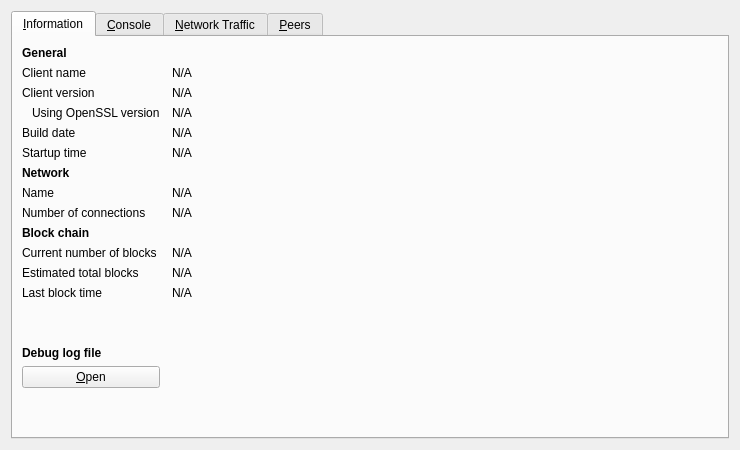
<?xml version="1.0" encoding="UTF-8"?>
<ui version="4.0">
 <class>RPCConsole</class>
 <widget class="QDialog" name="RPCConsole">
  <property name="geometry">
   <rect>
    <x>0</x>
    <y>0</y>
    <width>740</width>
    <height>450</height>
   </rect>
  </property>
  <property name="windowTitle">
   <string>Debug window</string>
  </property>
  <layout class="QVBoxLayout" name="verticalLayout_2">
   <item>
    <widget class="QTabWidget" name="tabWidget">
     <property name="currentIndex">
      <number>0</number>
     </property>
     <widget class="QWidget" name="tab_info">
      <attribute name="title">
       <string>&amp;Information</string>
      </attribute>
      <layout class="QGridLayout" name="gridLayout" columnstretch="0,1">
       <property name="horizontalSpacing">
        <number>12</number>
       </property>
       <item row="0" column="0">
        <widget class="QLabel" name="label_9">
         <property name="font">
          <font>
           <weight>75</weight>
           <bold>true</bold>
          </font>
         </property>
         <property name="text">
          <string>General</string>
         </property>
        </widget>
       </item>
       <item row="1" column="0">
        <widget class="QLabel" name="label_5">
         <property name="text">
          <string>Client name</string>
         </property>
        </widget>
       </item>
       <item row="1" column="1">
        <widget class="QLabel" name="clientName">
         <property name="cursor">
          <cursorShape>IBeamCursor</cursorShape>
         </property>
         <property name="text">
          <string>N/A</string>
         </property>
         <property name="textFormat">
          <enum>Qt::PlainText</enum>
         </property>
         <property name="textInteractionFlags">
          <set>Qt::LinksAccessibleByMouse|Qt::TextSelectableByKeyboard|Qt::TextSelectableByMouse</set>
         </property>
        </widget>
       </item>
       <item row="2" column="0">
        <widget class="QLabel" name="label_6">
         <property name="text">
          <string>Client version</string>
         </property>
        </widget>
       </item>
       <item row="2" column="1">
        <widget class="QLabel" name="clientVersion">
         <property name="cursor">
          <cursorShape>IBeamCursor</cursorShape>
         </property>
         <property name="text">
          <string>N/A</string>
         </property>
         <property name="textFormat">
          <enum>Qt::PlainText</enum>
         </property>
         <property name="textInteractionFlags">
          <set>Qt::LinksAccessibleByMouse|Qt::TextSelectableByKeyboard|Qt::TextSelectableByMouse</set>
         </property>
        </widget>
       </item>
       <item row="3" column="0">
        <widget class="QLabel" name="label_14">
         <property name="text">
          <string>Using OpenSSL version</string>
         </property>
         <property name="indent">
          <number>10</number>
         </property>
        </widget>
       </item>
       <item row="3" column="1">
        <widget class="QLabel" name="openSSLVersion">
         <property name="cursor">
          <cursorShape>IBeamCursor</cursorShape>
         </property>
         <property name="text">
          <string>N/A</string>
         </property>
         <property name="textFormat">
          <enum>Qt::PlainText</enum>
         </property>
         <property name="textInteractionFlags">
          <set>Qt::LinksAccessibleByMouse|Qt::TextSelectableByKeyboard|Qt::TextSelectableByMouse</set>
         </property>
        </widget>
       </item>
       <item row="4" column="0">
        <widget class="QLabel" name="label_12">
         <property name="text">
          <string>Build date</string>
         </property>
        </widget>
       </item>
       <item row="4" column="1">
        <widget class="QLabel" name="buildDate">
         <property name="cursor">
          <cursorShape>IBeamCursor</cursorShape>
         </property>
         <property name="text">
          <string>N/A</string>
         </property>
         <property name="textFormat">
          <enum>Qt::PlainText</enum>
         </property>
         <property name="textInteractionFlags">
          <set>Qt::LinksAccessibleByMouse|Qt::TextSelectableByKeyboard|Qt::TextSelectableByMouse</set>
         </property>
        </widget>
       </item>
       <item row="5" column="0">
        <widget class="QLabel" name="label_13">
         <property name="text">
          <string>Startup time</string>
         </property>
        </widget>
       </item>
       <item row="5" column="1">
        <widget class="QLabel" name="startupTime">
         <property name="cursor">
          <cursorShape>IBeamCursor</cursorShape>
         </property>
         <property name="text">
          <string>N/A</string>
         </property>
         <property name="textFormat">
          <enum>Qt::PlainText</enum>
         </property>
         <property name="textInteractionFlags">
          <set>Qt::LinksAccessibleByMouse|Qt::TextSelectableByKeyboard|Qt::TextSelectableByMouse</set>
         </property>
        </widget>
       </item>
       <item row="6" column="0">
        <widget class="QLabel" name="label_11">
         <property name="font">
          <font>
           <weight>75</weight>
           <bold>true</bold>
          </font>
         </property>
         <property name="text">
          <string>Network</string>
         </property>
        </widget>
       </item>
       <item row="7" column="0">
        <widget class="QLabel" name="label_8">
         <property name="text">
          <string>Name</string>
         </property>
        </widget>
       </item>
       <item row="7" column="1">
        <widget class="QLabel" name="networkName">
         <property name="cursor">
          <cursorShape>IBeamCursor</cursorShape>
         </property>
         <property name="text">
          <string>N/A</string>
         </property>
         <property name="textFormat">
          <enum>Qt::PlainText</enum>
         </property>
         <property name="textInteractionFlags">
          <set>Qt::LinksAccessibleByMouse|Qt::TextSelectableByKeyboard|Qt::TextSelectableByMouse</set>
         </property>
        </widget>
       </item>
       <item row="8" column="0">
        <widget class="QLabel" name="label_7">
         <property name="text">
          <string>Number of connections</string>
         </property>
        </widget>
       </item>
       <item row="8" column="1">
        <widget class="QLabel" name="numberOfConnections">
         <property name="cursor">
          <cursorShape>IBeamCursor</cursorShape>
         </property>
         <property name="text">
          <string>N/A</string>
         </property>
         <property name="textFormat">
          <enum>Qt::PlainText</enum>
         </property>
         <property name="textInteractionFlags">
          <set>Qt::LinksAccessibleByMouse|Qt::TextSelectableByKeyboard|Qt::TextSelectableByMouse</set>
         </property>
        </widget>
       </item>
       <item row="9" column="0">
        <widget class="QLabel" name="label_10">
         <property name="font">
          <font>
           <weight>75</weight>
           <bold>true</bold>
          </font>
         </property>
         <property name="text">
          <string>Block chain</string>
         </property>
        </widget>
       </item>
       <item row="10" column="0">
        <widget class="QLabel" name="label_3">
         <property name="text">
          <string>Current number of blocks</string>
         </property>
        </widget>
       </item>
       <item row="10" column="1">
        <widget class="QLabel" name="numberOfBlocks">
         <property name="cursor">
          <cursorShape>IBeamCursor</cursorShape>
         </property>
         <property name="text">
          <string>N/A</string>
         </property>
         <property name="textFormat">
          <enum>Qt::PlainText</enum>
         </property>
         <property name="textInteractionFlags">
          <set>Qt::LinksAccessibleByMouse|Qt::TextSelectableByKeyboard|Qt::TextSelectableByMouse</set>
         </property>
        </widget>
       </item>
       <item row="11" column="0">
        <widget class="QLabel" name="label_4">
         <property name="text">
          <string>Estimated total blocks</string>
         </property>
        </widget>
       </item>
       <item row="11" column="1">
        <widget class="QLabel" name="totalBlocks">
         <property name="cursor">
          <cursorShape>IBeamCursor</cursorShape>
         </property>
         <property name="text">
          <string>N/A</string>
         </property>
         <property name="textFormat">
          <enum>Qt::PlainText</enum>
         </property>
         <property name="textInteractionFlags">
          <set>Qt::LinksAccessibleByMouse|Qt::TextSelectableByKeyboard|Qt::TextSelectableByMouse</set>
         </property>
        </widget>
       </item>
       <item row="12" column="0">
        <widget class="QLabel" name="label_2">
         <property name="text">
          <string>Last block time</string>
         </property>
        </widget>
       </item>
       <item row="12" column="1">
        <widget class="QLabel" name="lastBlockTime">
         <property name="cursor">
          <cursorShape>IBeamCursor</cursorShape>
         </property>
         <property name="text">
          <string>N/A</string>
         </property>
         <property name="textFormat">
          <enum>Qt::PlainText</enum>
         </property>
         <property name="textInteractionFlags">
          <set>Qt::LinksAccessibleByMouse|Qt::TextSelectableByKeyboard|Qt::TextSelectableByMouse</set>
         </property>
        </widget>
       </item>
       <item row="13" column="0">
        <spacer name="verticalSpacer_2">
         <property name="orientation">
          <enum>Qt::Vertical</enum>
         </property>
         <property name="sizeHint" stdset="0">
          <size>
           <width>20</width>
           <height>20</height>
          </size>
         </property>
        </spacer>
       </item>
       <item row="14" column="0">
        <widget class="QLabel" name="labelDebugLogfile">
         <property name="font">
          <font>
           <weight>75</weight>
           <bold>true</bold>
          </font>
         </property>
         <property name="text">
          <string>Debug log file</string>
         </property>
        </widget>
       </item>
       <item row="15" column="0">
        <widget class="QPushButton" name="openDebugLogfileButton">
         <property name="toolTip">
          <string>Open the Cryptonite debug log file from the current data directory. This can take a few seconds for large log files.</string>
         </property>
         <property name="text">
          <string>&amp;Open</string>
         </property>
         <property name="autoDefault">
          <bool>false</bool>
         </property>
        </widget>
       </item>
       <item row="16" column="0">
        <spacer name="verticalSpacer">
         <property name="orientation">
          <enum>Qt::Vertical</enum>
         </property>
         <property name="sizeHint" stdset="0">
          <size>
           <width>20</width>
           <height>40</height>
          </size>
         </property>
        </spacer>
       </item>
      </layout>
     </widget>
     <widget class="QWidget" name="tab_console">
      <attribute name="title">
       <string>&amp;Console</string>
      </attribute>
      <layout class="QVBoxLayout" name="verticalLayout_3">
       <property name="spacing">
        <number>3</number>
       </property>
       <item>
        <widget class="QTextEdit" name="messagesWidget">
         <property name="minimumSize">
          <size>
           <width>0</width>
           <height>100</height>
          </size>
         </property>
         <property name="readOnly">
          <bool>true</bool>
         </property>
         <property name="tabKeyNavigation" stdset="0">
          <bool>false</bool>
         </property>
         <property name="columnCount" stdset="0">
          <number>2</number>
         </property>
        </widget>
       </item>
       <item>
        <layout class="QHBoxLayout" name="horizontalLayout">
         <property name="spacing">
          <number>3</number>
         </property>
         <item>
          <widget class="QLabel" name="label">
           <property name="text">
            <string notr="true">&gt;</string>
           </property>
          </widget>
         </item>
         <item>
          <widget class="QLineEdit" name="lineEdit"/>
         </item>
         <item>
          <widget class="QPushButton" name="clearButton">
           <property name="maximumSize">
            <size>
             <width>24</width>
             <height>24</height>
            </size>
           </property>
           <property name="toolTip">
            <string>Clear console</string>
           </property>
           <property name="text">
            <string/>
           </property>
           <property name="icon">
            <iconset resource="../bitcoin.qrc">
             <normaloff>:/icons/remove</normaloff>:/icons/remove</iconset>
           </property>
           <property name="shortcut">
            <string notr="true">Ctrl+L</string>
           </property>
           <property name="autoDefault">
            <bool>false</bool>
           </property>
          </widget>
         </item>
        </layout>
       </item>
      </layout>
     </widget>
     <widget class="QWidget" name="tab">
      <attribute name="title">
       <string>&amp;Network Traffic</string>
      </attribute>
      <layout class="QHBoxLayout" name="horizontalLayout_3">
       <item>
        <layout class="QVBoxLayout" name="verticalLayout_4">
         <item>
          <widget class="TrafficGraphWidget" name="trafficGraph" native="true">
           <property name="sizePolicy">
            <sizepolicy hsizetype="Expanding" vsizetype="Expanding">
             <horstretch>0</horstretch>
             <verstretch>0</verstretch>
            </sizepolicy>
           </property>
          </widget>
         </item>
         <item>
          <layout class="QHBoxLayout" name="horizontalLayout_2">
           <item>
            <widget class="QSlider" name="sldGraphRange">
             <property name="minimum">
              <number>1</number>
             </property>
             <property name="maximum">
              <number>288</number>
             </property>
             <property name="pageStep">
              <number>12</number>
             </property>
             <property name="value">
              <number>6</number>
             </property>
             <property name="orientation">
              <enum>Qt::Horizontal</enum>
             </property>
            </widget>
           </item>
           <item>
            <widget class="QLabel" name="lblGraphRange">
             <property name="minimumSize">
              <size>
               <width>100</width>
               <height>0</height>
              </size>
             </property>
             <property name="alignment">
              <set>Qt::AlignCenter</set>
             </property>
            </widget>
           </item>
           <item>
            <widget class="QPushButton" name="btnClearTrafficGraph">
             <property name="text">
              <string>&amp;Clear</string>
             </property>
            </widget>
           </item>
          </layout>
         </item>
        </layout>
       </item>
       <item>
        <layout class="QVBoxLayout" name="verticalLayout">
         <item>
          <widget class="QGroupBox" name="groupBox">
           <property name="title">
            <string>Totals</string>
           </property>
           <layout class="QVBoxLayout" name="verticalLayout_5">
            <item>
             <layout class="QHBoxLayout" name="horizontalLayout_4">
              <item>
               <widget class="Line" name="line">
                <property name="sizePolicy">
                 <sizepolicy hsizetype="Fixed" vsizetype="Fixed">
                  <horstretch>0</horstretch>
                  <verstretch>0</verstretch>
                 </sizepolicy>
                </property>
                <property name="minimumSize">
                 <size>
                  <width>10</width>
                  <height>0</height>
                 </size>
                </property>
                <property name="palette">
                 <palette>
                  <active>
                   <colorrole role="Light">
                    <brush brushstyle="SolidPattern">
                     <color alpha="255">
                      <red>0</red>
                      <green>255</green>
                      <blue>0</blue>
                     </color>
                    </brush>
                   </colorrole>
                  </active>
                  <inactive>
                   <colorrole role="Light">
                    <brush brushstyle="SolidPattern">
                     <color alpha="255">
                      <red>0</red>
                      <green>255</green>
                      <blue>0</blue>
                     </color>
                    </brush>
                   </colorrole>
                  </inactive>
                  <disabled>
                   <colorrole role="Light">
                    <brush brushstyle="SolidPattern">
                     <color alpha="255">
                      <red>0</red>
                      <green>255</green>
                      <blue>0</blue>
                     </color>
                    </brush>
                   </colorrole>
                  </disabled>
                 </palette>
                </property>
                <property name="orientation">
                 <enum>Qt::Horizontal</enum>
                </property>
               </widget>
              </item>
              <item>
               <widget class="QLabel" name="label_16">
                <property name="text">
                 <string>In:</string>
                </property>
               </widget>
              </item>
              <item>
               <widget class="QLabel" name="lblBytesIn">
                <property name="minimumSize">
                 <size>
                  <width>50</width>
                  <height>0</height>
                 </size>
                </property>
                <property name="alignment">
                 <set>Qt::AlignRight|Qt::AlignTrailing|Qt::AlignVCenter</set>
                </property>
               </widget>
              </item>
             </layout>
            </item>
            <item>
             <layout class="QHBoxLayout" name="horizontalLayout_5">
              <item>
               <widget class="Line" name="line_2">
                <property name="sizePolicy">
                 <sizepolicy hsizetype="Fixed" vsizetype="Fixed">
                  <horstretch>0</horstretch>
                  <verstretch>0</verstretch>
                 </sizepolicy>
                </property>
                <property name="minimumSize">
                 <size>
                  <width>10</width>
                  <height>0</height>
                 </size>
                </property>
                <property name="palette">
                 <palette>
                  <active>
                   <colorrole role="Light">
                    <brush brushstyle="SolidPattern">
                     <color alpha="255">
                      <red>255</red>
                      <green>0</green>
                      <blue>0</blue>
                     </color>
                    </brush>
                   </colorrole>
                  </active>
                  <inactive>
                   <colorrole role="Light">
                    <brush brushstyle="SolidPattern">
                     <color alpha="255">
                      <red>255</red>
                      <green>0</green>
                      <blue>0</blue>
                     </color>
                    </brush>
                   </colorrole>
                  </inactive>
                  <disabled>
                   <colorrole role="Light">
                    <brush brushstyle="SolidPattern">
                     <color alpha="255">
                      <red>255</red>
                      <green>0</green>
                      <blue>0</blue>
                     </color>
                    </brush>
                   </colorrole>
                  </disabled>
                 </palette>
                </property>
                <property name="orientation">
                 <enum>Qt::Horizontal</enum>
                </property>
               </widget>
              </item>
              <item>
               <widget class="QLabel" name="label_17">
                <property name="text">
                 <string>Out:</string>
                </property>
               </widget>
              </item>
              <item>
               <widget class="QLabel" name="lblBytesOut">
                <property name="minimumSize">
                 <size>
                  <width>50</width>
                  <height>0</height>
                 </size>
                </property>
                <property name="alignment">
                 <set>Qt::AlignRight|Qt::AlignTrailing|Qt::AlignVCenter</set>
                </property>
               </widget>
              </item>
             </layout>
            </item>
            <item>
             <spacer name="verticalSpacer_4">
              <property name="orientation">
               <enum>Qt::Vertical</enum>
              </property>
              <property name="sizeHint" stdset="0">
               <size>
                <width>20</width>
                <height>407</height>
               </size>
              </property>
             </spacer>
            </item>
           </layout>
          </widget>
         </item>
        </layout>
       </item>
      </layout>
     </widget>
     <widget class="QWidget" name="tab_peers">
      <attribute name="title">
       <string>&amp;Peers</string>
      </attribute>
      <layout class="QGridLayout" name="gridLayout_2">
       <item row="0" column="1">
        <widget class="QLabel" name="peerHeading">
         <property name="sizePolicy">
          <sizepolicy hsizetype="Preferred" vsizetype="Minimum">
           <horstretch>0</horstretch>
           <verstretch>0</verstretch>
          </sizepolicy>
         </property>
         <property name="text">
          <string>Select a peer to view detailed information.</string>
         </property>
         <property name="margin">
          <number>3</number>
         </property>
        </widget>
       </item>
       <item row="0" column="0" rowspan="2">
        <widget class="QTableView" name="peerWidget">
         <property name="sizePolicy">
          <sizepolicy hsizetype="Expanding" vsizetype="Expanding">
           <horstretch>0</horstretch>
           <verstretch>0</verstretch>
          </sizepolicy>
         </property>
         <property name="horizontalScrollBarPolicy">
          <enum>Qt::ScrollBarAlwaysOff</enum>
         </property>
         <property name="editTriggers">
          <set>QAbstractItemView::AnyKeyPressed|QAbstractItemView::DoubleClicked|QAbstractItemView::EditKeyPressed</set>
         </property>
         <property name="sortingEnabled">
          <bool>true</bool>
         </property>
        </widget>
       </item>
       <item row="1" column="1">
        <widget class="QWidget" name="detailWidget" native="true">
         <property name="sizePolicy">
          <sizepolicy hsizetype="Preferred" vsizetype="Expanding">
           <horstretch>0</horstretch>
           <verstretch>0</verstretch>
          </sizepolicy>
         </property>
         <layout class="QGridLayout" name="gridLayout_3">
          <property name="leftMargin">
           <number>3</number>
          </property>
          <item row="12" column="0">
           <widget class="QLabel" name="label_21">
            <property name="text">
             <string>Version:</string>
            </property>
           </widget>
          </item>
          <item row="11" column="1">
           <widget class="QLabel" name="peerPingTime">
            <property name="text">
             <string>N/A</string>
            </property>
           </widget>
          </item>
          <item row="5" column="0">
           <widget class="QLabel" name="label_19">
            <property name="text">
             <string>Last Receive:</string>
            </property>
           </widget>
          </item>
          <item row="14" column="0">
           <widget class="QLabel" name="label_28">
            <property name="text">
             <string>User Agent:</string>
            </property>
           </widget>
          </item>
          <item row="12" column="1">
           <widget class="QLabel" name="peerVersion">
            <property name="text">
             <string>N/A</string>
            </property>
           </widget>
          </item>
          <item row="8" column="1">
           <widget class="QLabel" name="peerConnTime">
            <property name="minimumSize">
             <size>
              <width>160</width>
              <height>0</height>
             </size>
            </property>
            <property name="text">
             <string>N/A</string>
            </property>
           </widget>
          </item>
          <item row="11" column="0">
           <widget class="QLabel" name="label_26">
            <property name="text">
             <string>Ping Time:</string>
            </property>
           </widget>
          </item>
          <item row="5" column="1">
           <widget class="QLabel" name="peerLastRecv">
            <property name="sizePolicy">
             <sizepolicy hsizetype="Preferred" vsizetype="Preferred">
              <horstretch>0</horstretch>
              <verstretch>0</verstretch>
             </sizepolicy>
            </property>
            <property name="text">
             <string>N/A</string>
            </property>
           </widget>
          </item>
          <item row="8" column="0">
           <widget class="QLabel" name="label_22">
            <property name="text">
             <string>Connection Time:</string>
            </property>
           </widget>
          </item>
          <item row="6" column="1">
           <widget class="QLabel" name="peerBytesSent">
            <property name="text">
             <string>N/A</string>
            </property>
           </widget>
          </item>
          <item row="14" column="1">
           <widget class="QLabel" name="peerSubversion">
            <property name="text">
             <string>N/A</string>
            </property>
           </widget>
          </item>
          <item row="15" column="0">
           <widget class="QLabel" name="label_29">
            <property name="text">
             <string>Starting Height:</string>
            </property>
           </widget>
          </item>
          <item row="7" column="1">
           <widget class="QLabel" name="peerBytesRecv">
            <property name="text">
             <string>N/A</string>
            </property>
           </widget>
          </item>
          <item row="6" column="0">
           <widget class="QLabel" name="label_18">
            <property name="text">
             <string>Bytes Sent:</string>
            </property>
           </widget>
          </item>
          <item row="7" column="0">
           <widget class="QLabel" name="label_20">
            <property name="text">
             <string>Bytes Received:</string>
            </property>
           </widget>
          </item>
          <item row="15" column="1">
           <widget class="QLabel" name="peerHeight">
            <property name="text">
             <string>N/A</string>
            </property>
           </widget>
          </item>
          <item row="16" column="0">
           <widget class="QLabel" name="label_24">
            <property name="text">
             <string>Ban Score:</string>
            </property>
           </widget>
          </item>
          <item row="16" column="1">
           <widget class="QLabel" name="peerBanScore">
            <property name="text">
             <string>N/A</string>
            </property>
           </widget>
          </item>
          <item row="17" column="0">
           <widget class="QLabel" name="label_23">
            <property name="text">
             <string>Direction:</string>
            </property>
           </widget>
          </item>
          <item row="17" column="1">
           <widget class="QLabel" name="peerDirection">
            <property name="text">
             <string>N/A</string>
            </property>
           </widget>
          </item>
          <item row="19" column="0">
           <widget class="QLabel" name="label_25">
            <property name="text">
             <string>Sync Node:</string>
            </property>
           </widget>
          </item>
          <item row="19" column="1">
           <widget class="QLabel" name="peerSyncNode">
            <property name="text">
             <string>N/A</string>
            </property>
           </widget>
          </item>
          <item row="3" column="0">
           <widget class="QLabel" name="label_15">
            <property name="text">
             <string>Last Send:</string>
            </property>
           </widget>
          </item>
          <item row="2" column="0">
           <widget class="QLabel" name="label_4">
            <property name="text">
             <string>Services:</string>
            </property>
           </widget>
          </item>
          <item row="1" column="0">
           <widget class="QLabel" name="label_27">
            <property name="text">
             <string>IP Address/port:</string>
            </property>
           </widget>
          </item>
          <item row="3" column="1">
           <widget class="QLabel" name="peerLastSend">
            <property name="text">
             <string>N/A</string>
            </property>
           </widget>
          </item>
          <item row="2" column="1">
           <widget class="QLabel" name="peerServices">
            <property name="text">
             <string>N/A</string>
            </property>
           </widget>
          </item>
          <item row="1" column="1">
           <widget class="QLabel" name="peerAddr">
            <property name="text">
             <string>N/A</string>
            </property>
           </widget>
          </item>
          <item row="20" column="0">
           <widget class="QWidget" name="widget" native="true">
            <property name="sizePolicy">
             <sizepolicy hsizetype="Preferred" vsizetype="Expanding">
              <horstretch>0</horstretch>
              <verstretch>0</verstretch>
             </sizepolicy>
            </property>
           </widget>
          </item>
         </layout>
        </widget>
       </item>
      </layout>
     </widget>
    </widget>
   </item>
  </layout>
 </widget>
 <customwidgets>
  <customwidget>
   <class>TrafficGraphWidget</class>
   <extends>QWidget</extends>
   <header>trafficgraphwidget.h</header>
   <container>1</container>
   <slots>
    <slot>clear()</slot>
   </slots>
  </customwidget>
 </customwidgets>
 <resources>
  <include location="../bitcoin.qrc"/>
 </resources>
 <connections/>
</ui>
